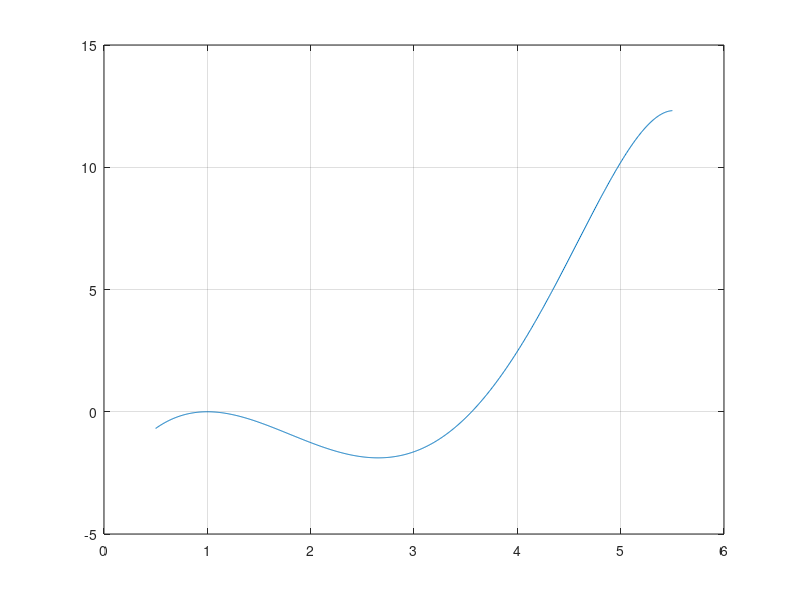

MATLAB code for this plot: (Note: this script raises an error after producing the figure.)
% EXERCISE 2.1
% closes all figures whose handles are visible
close all
clear all
clc

addpath('../utils')

f = @(x) x .^ 3 - (2 + exp(1)) * x .^ 2 + (2 * exp(1) + 1) * x + (1 - exp(1)) - cosh(x - 1);
%f= @(x) x.^3-(2 + exp(1))*x.^2 + (2*exp(1) + 2)*x + (1 - exp(1)) - sinh(x - 1);

% plot the function f

a = 0.5;
b = 5.5;

x_plot = linspace(a, b, 1000);
plot(x_plot, f(x_plot));
grid on
pause

% from the plot two different roots can be identified. The bisection method,
% nevertheless, can be applied only to the root on the right: the one
% belonging to the interval [3,5]. Actually, in the other case, there isn't
% any interval such that the first derivative has constant sign and the
% root belongs to this interval. Therefore the Bolzano theorem hypothesis
% are not respected in this case.

%%
% find the root belonging to [3,5] by means of the bisection algorithm

a = 3;
b = 5;
tol = 1.e-3;

[x, x_iter] = bisection(f, a, b, tol);
x

%%
% plot the iterations on the function

x_plot = linspace(a, b, 1000);
figure
plot(x_plot, f(x_plot));
title("Iterations required to reach the tollerance:", length(x_iter))
grid on
hold on
disp('Press any key...');

for i = 1:length(x_iter)
    plot(x_iter(i), f(x_iter(i)), 'r*')
end
